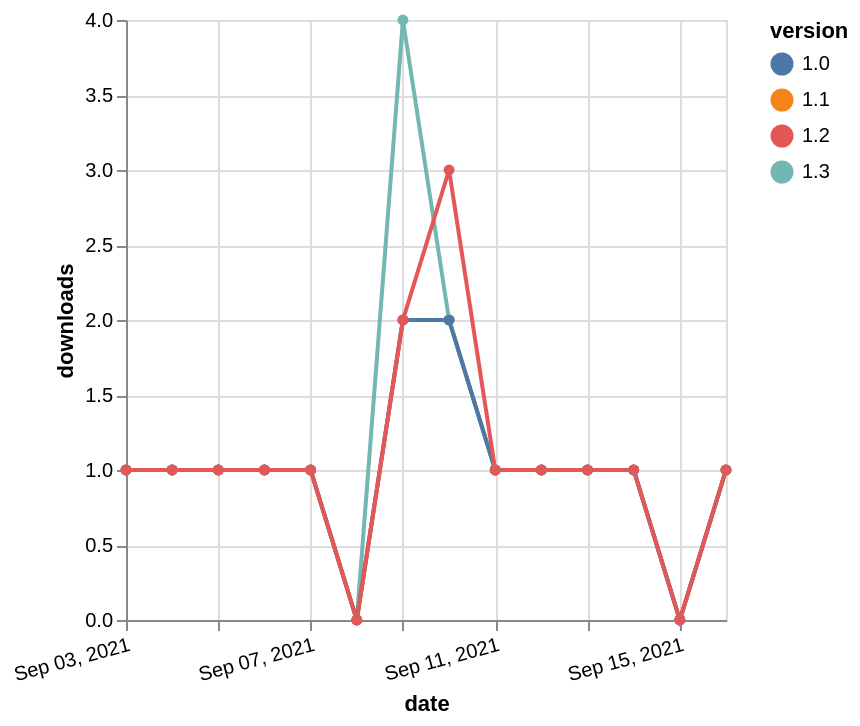

Vega-Lite specification stored for this chart:
### Vega-Lite specification from a JSON file in a GitHub repository (floating-point values rounded to 4 significant figures)
{"$schema": "https://vega.github.io/schema/vega-lite/v5.json", "description": "A simple bar chart with embedded data.", "data": {"values": [{"date": "2021-09-03", "total": 185, "delta": 1, "version": "1.1"}, {"date": "2021-09-04", "total": 186, "delta": 1, "version": "1.1"}, {"date": "2021-09-05", "total": 187, "delta": 1, "version": "1.1"}, {"date": "2021-09-06", "total": 188, "delta": 1, "version": "1.1"}, {"date": "2021-09-07", "total": 189, "delta": 1, "version": "1.1"}, {"date": "2021-09-08", "total": 189, "delta": 0, "version": "1.1"}, {"date": "2021-09-09", "total": 191, "delta": 2, "version": "1.1"}, {"date": "2021-09-10", "total": 193, "delta": 2, "version": "1.1"}, {"date": "2021-09-11", "total": 194, "delta": 1, "version": "1.1"}, {"date": "2021-09-12", "total": 195, "delta": 1, "version": "1.1"}, {"date": "2021-09-13", "total": 196, "delta": 1, "version": "1.1"}, {"date": "2021-09-14", "total": 197, "delta": 1, "version": "1.1"}, {"date": "2021-09-15", "total": 197, "delta": 0, "version": "1.1"}, {"date": "2021-09-16", "total": 198, "delta": 1, "version": "1.1"}, {"date": "2021-09-03", "total": 142, "delta": 1, "version": "1.3"}, {"date": "2021-09-04", "total": 143, "delta": 1, "version": "1.3"}, {"date": "2021-09-05", "total": 144, "delta": 1, "version": "1.3"}, {"date": "2021-09-06", "total": 145, "delta": 1, "version": "1.3"}, {"date": "2021-09-07", "total": 146, "delta": 1, "version": "1.3"}, {"date": "2021-09-08", "total": 146, "delta": 0, "version": "1.3"}, {"date": "2021-09-09", "total": 150, "delta": 4, "version": "1.3"}, {"date": "2021-09-10", "total": 152, "delta": 2, "version": "1.3"}, {"date": "2021-09-11", "total": 153, "delta": 1, "version": "1.3"}, {"date": "2021-09-12", "total": 154, "delta": 1, "version": "1.3"}, {"date": "2021-09-13", "total": 155, "delta": 1, "version": "1.3"}, {"date": "2021-09-14", "total": 156, "delta": 1, "version": "1.3"}, {"date": "2021-09-15", "total": 156, "delta": 0, "version": "1.3"}, {"date": "2021-09-16", "total": 157, "delta": 1, "version": "1.3"}, {"date": "2021-09-03", "total": 203, "delta": 1, "version": "1.0"}, {"date": "2021-09-04", "total": 204, "delta": 1, "version": "1.0"}, {"date": "2021-09-05", "total": 205, "delta": 1, "version": "1.0"}, {"date": "2021-09-06", "total": 206, "delta": 1, "version": "1.0"}, {"date": "2021-09-07", "total": 207, "delta": 1, "version": "1.0"}, {"date": "2021-09-08", "total": 207, "delta": 0, "version": "1.0"}, {"date": "2021-09-09", "total": 209, "delta": 2, "version": "1.0"}, {"date": "2021-09-10", "total": 211, "delta": 2, "version": "1.0"}, {"date": "2021-09-11", "total": 212, "delta": 1, "version": "1.0"}, {"date": "2021-09-12", "total": 213, "delta": 1, "version": "1.0"}, {"date": "2021-09-13", "total": 214, "delta": 1, "version": "1.0"}, {"date": "2021-09-14", "total": 215, "delta": 1, "version": "1.0"}, {"date": "2021-09-15", "total": 215, "delta": 0, "version": "1.0"}, {"date": "2021-09-16", "total": 216, "delta": 1, "version": "1.0"}, {"date": "2021-09-03", "total": 229, "delta": 1, "version": "1.2"}, {"date": "2021-09-04", "total": 230, "delta": 1, "version": "1.2"}, {"date": "2021-09-05", "total": 231, "delta": 1, "version": "1.2"}, {"date": "2021-09-06", "total": 232, "delta": 1, "version": "1.2"}, {"date": "2021-09-07", "total": 233, "delta": 1, "version": "1.2"}, {"date": "2021-09-08", "total": 233, "delta": 0, "version": "1.2"}, {"date": "2021-09-09", "total": 235, "delta": 2, "version": "1.2"}, {"date": "2021-09-10", "total": 238, "delta": 3, "version": "1.2"}, {"date": "2021-09-11", "total": 239, "delta": 1, "version": "1.2"}, {"date": "2021-09-12", "total": 240, "delta": 1, "version": "1.2"}, {"date": "2021-09-13", "total": 241, "delta": 1, "version": "1.2"}, {"date": "2021-09-14", "total": 242, "delta": 1, "version": "1.2"}, {"date": "2021-09-15", "total": 242, "delta": 0, "version": "1.2"}, {"date": "2021-09-16", "total": 243, "delta": 1, "version": "1.2"}]}, "width": "container", "mark": {"type": "line", "point": {"filled": true}}, "encoding": {"x": {"field": "date", "type": "temporal", "timeUnit": "yearmonthdate", "title": "date", "axis": {"labelAngle": -15}}, "y": {"field": "delta", "type": "quantitative", "title": "downloads"}, "color": {"field": "version", "type": "nominal"}, "tooltip": {"field": "delta"}}}
